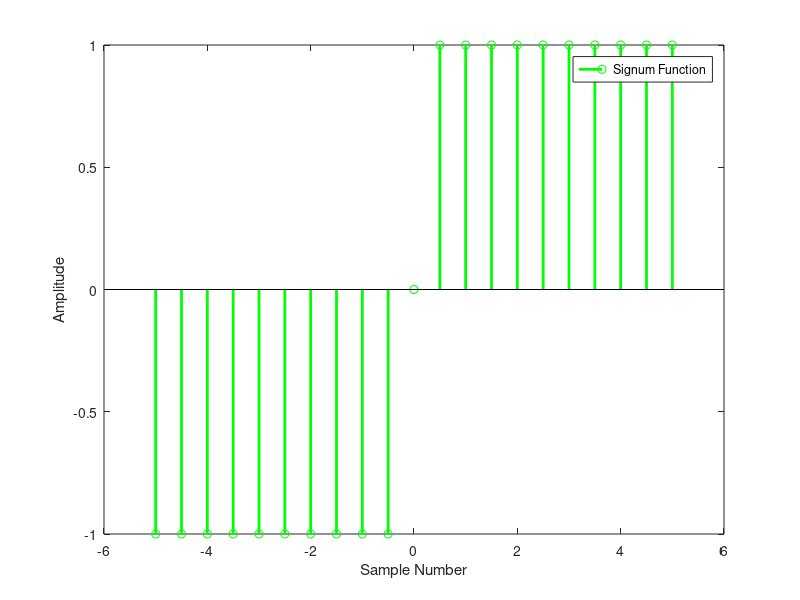

The MATLAB script that drew this image:
%Signum Function
t = -5:0.5:5;
x1 = 1;
x2 = 0;
x3 = -1;
x = x1 .* (t>0) + x2.*(t==0) + x3.*(t<0);
stem(t,x, 'g', 'LineWidth', 2);
legend('Signum Function');
xlabel('Sample Number');
ylabel('Amplitude');
